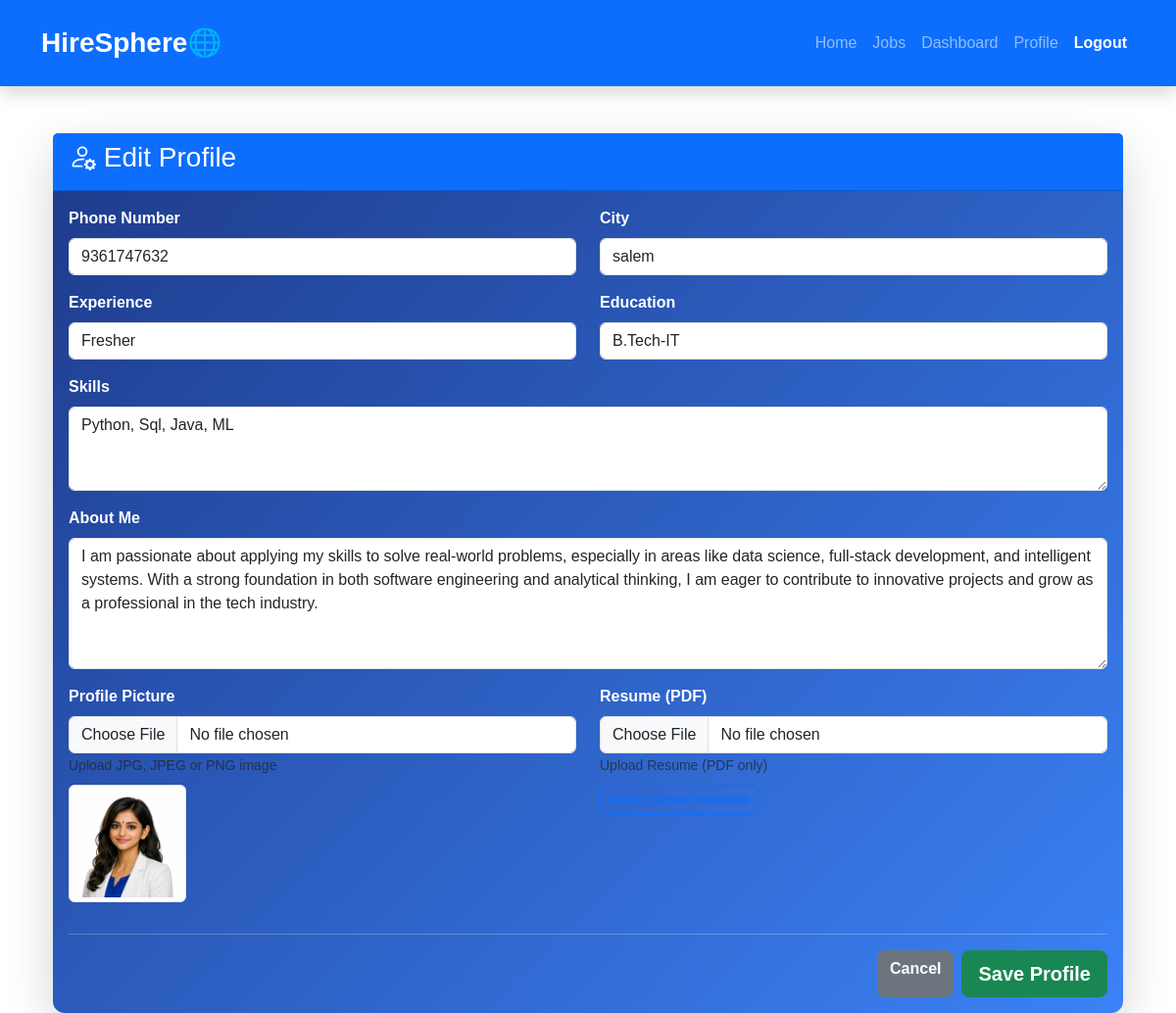
/profile/edit (signed in), run on the app's committed database.
### week_05/models.py (models this page shows)
class User(UserMixin, db.Model):
    __tablename__ = "user"
    id = db.Column(db.Integer, primary_key=True)
    name = db.Column(db.String(100), nullable=False)
    email = db.Column(db.String(120), unique=True, nullable=False)
    password = db.Column(db.String(200), nullable=False)
    role = db.Column(db.String(20), nullable=False)
    phone = db.Column(db.String(20))
    city = db.Column(db.String(100))
    skills = db.Column(db.Text)
    experience = db.Column(db.String(100))
    education = db.Column(db.String(100))
    about = db.Column(db.Text)
    profile_pic = db.Column(db.String(100))
    resume = db.Column(db.String(100))
    created = db.Column(db.DateTime, default=datetime.utcnow)
    company_logo = db.Column(db.String(150))
    company_name = db.Column(db.String(150))
    company_website = db.Column(db.String(150))
    industry = db.Column(db.String(100))
    company_size = db.Column(db.String(100))
    founded = db.Column(db.String(20))
    company_about = db.Column(db.Text)
    company_location = db.Column(db.String(150))
    jobs = db.relationship(
        "Job",
        backref="employer",
        lazy=True,
        cascade="all, delete-orphan"
    )
    applications = db.relationship(
        "Application",
        backref="candidate",
        lazy=True,
        cascade="all, delete-orphan"
    )

### week_05/routes.py (the view, shortened to what this page needs)
@main.route("/profile/edit", methods=["GET", "POST"])
@login_required
def edit_profile():
    if current_user.role != "Candidate":
        flash("Access denied.", "danger")
        return redirect(url_for("main.home"))
    form = ProfileForm(obj=current_user)
    return render_template("candidate/edit_profile.html", form=form)

### week_05/forms.py
class ProfileForm(FlaskForm):
    phone = StringField("Phone Number")
    city = StringField("City")
    skills = TextAreaField("Skills")
    experience = StringField("Experience")
    education = StringField("Education")
    about = TextAreaField("About Me")
    profile_pic = FileField(
        "Profile Picture",
        validators=[FileAllowed(["jpg", "jpeg", "png"], "Images only!")]
    )
    resume = FileField(
        "Resume (PDF)",
        validators=[FileAllowed(["pdf"], "PDF only!")]
    )
    submit = SubmitField("Save Profile")

### week_05/models.py (called while the page is built)
@login_manager.user_loader
def load_user(user_id):
    return db.session.get(User, int(user_id))

### week_05/templates/candidate/edit_profile.html (shortened to what this page needs)
{% extends "base.html" %}
{% block content %}
<div class="container mt-5">
    <div class="card shadow-lg border-0">
        <div class="card-header bg-primary text-white">
            <h3>
                <i class="bi bi-person-gear"></i>
                Edit Profile
            </h3>
        </div>
        <div class="card-body">
            <form method="POST" enctype="multipart/form-data">
                <div class="row">
                    <div class="col-md-6 mb-3">
                        {{ form.phone.label(class="form-label fw-bold") }}
                        {{ form.phone(class="form-control",
                        placeholder="Enter Phone Number") }}
                    </div>
                    <div class="col-md-6 mb-3">
                        {{ form.city.label(class="form-label fw-bold") }}
                        {{ form.city(class="form-control",
                        placeholder="Enter City") }}
                    </div>
                    <div class="col-md-6 mb-3">
                        {{ form.experience.label(class="form-label fw-bold") }}
                        {{ form.experience(class="form-control",
                        placeholder="Experience") }}
                    </div>
                    <div class="col-md-6 mb-3">
                        {{ form.education.label(class="form-label fw-bold") }}
                        {{ form.education(class="form-control",
                        placeholder="Education") }}
                    </div>
                    <div class="col-12 mb-3">
                        {{ form.skills.label(class="form-label fw-bold") }}
                        {{ form.skills(class="form-control",
                        rows="3",
                        placeholder="Python, Flask, SQL, HTML, CSS...") }}
                    </div>
                    <div class="col-12 mb-3">
                        {{ form.about.label(class="form-label fw-bold") }}
                        {{ form.about(class="form-control",
                        rows="5",
                        placeholder="Write about yourself...") }}
                    </div>
                    <div class="col-md-6 mb-3">
                        {{ form.profile_pic.label(class="form-label fw-bold") }}
                        {{ form.profile_pic(class="form-control", accept=".jpg,.jpeg,.png") }}
                        <small class="text-muted">Upload JPG, JPEG or PNG image</small>
                        {% if current_user.profile_pic %}
                            <div class="mt-2">
                                <img src="{{ url_for('static', filename='uploads/profiles/' ~ current_user.profile_pic) }}"
                                    alt="Profile Picture"
                                    class="img-thumbnail"
                                    style="max-height: 120px;">
                            </div>
                        {% endif %}
                    </div>
                    <div class="col-md-6 mb-3">
                        {{ form.resume.label(class="form-label fw-bold") }}
                        {{ form.resume(class="form-control", accept=".pdf") }}
                        <small class="text-muted">Upload Resume (PDF only)</small>
                        {% if current_user.resume %}
                            <div class="mt-2">
                                <a href="{{ url_for('static', filename='uploads/resumes/' ~ current_user.resume) }}"
                                target="_blank"
                                class="btn btn-outline-primary btn-sm">
                                </a>
                            </div>
                        {% endif %}
                    </div>
                </div>
                <hr>
                <div class="d-flex justify-content-end">
                    <a href="{{ url_for('main.profile') }}"
                       class="btn btn-secondary me-2">
                        Cancel
                    </a>
                    {{ form.submit(class="btn btn-success btn-lg") }}
                </div>
            </form>
        </div>
    </div>
</div>
{% endblock %}

### week_05/static/css/style.css (style rules this page uses)
html, body { min-height: 100%; }
body { background: transparent; font-family:Poppins,sans-serif; }
.card { border-radius: 12px; transition: transform 0.3s ease, box-shadow 0.3s ease; }
.card:nth-of-type(1) { background: linear-gradient(135deg, #1E3A8A, #3B82F6); color: #fff; }
.card .btn { border-radius: 8px; font-weight: 600; }

### data on the page
User: phone "9361747632", city "salem", experience "Fresher", education "B.Tech-IT", skills "Python, Sql, Java, ML", about "I am passionate about applying my skills to solve real‑world problems, especially in areas like data science, full‑stack development, and intelligent systems. With a strong foundation in both software engineering and analytical thinking, I am eager to contribute to innovative projects and grow as a professional in the tech industry.", profile_pic (picture)
